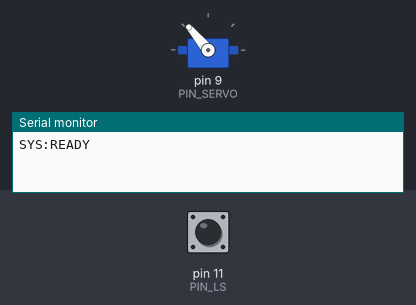
Bench run of a sketch on a simulated Arduino Uno, built with avr-gcc and run on an emulated ATmega328P. Shown: servo, the last lines printed to the serial monitor. The inputs (shaded band) are chosen by the test bench; at power-on: pin 11 (PIN_LS) HIGH.

Above: at 1.2 s.
1.3 s: pin 11 (PIN_LS) pulled LOW for 0.15 s
At 3.6 s:
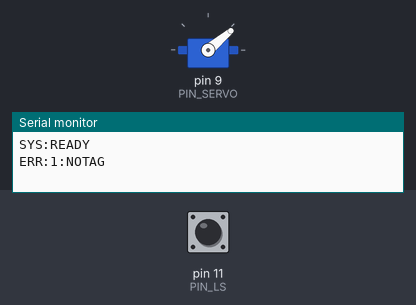
Timing chart, 0 to 5.1 s (numbered marks = the images above; inputs shaded):
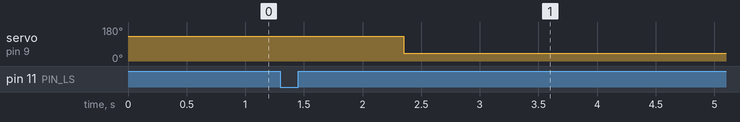

Measured:
- after the input at 1.3 s, servo on pin 9 (PIN_SERVO): 130° → 40° after 1.1 s

The sketch:

duckomat_arduino.ino
```cpp
#include <Wire.h>
#include <Servo.h>
#include <Adafruit_PN532.h>

// ==========================================
// PIN-BELEGUNG & HARDWARE KONFIGURATION
// ==========================================
#define PIN_LS 11       // Lichtschranke
#define PIN_SERVO 9    // Servo PWM Signal

// PN532 über I2C konfigurieren (A4=SDA, A5=SCL)
#define PN532_IRQ   (3)
#define PN532_RESET (4)
Adafruit_PN532 nfc(PN532_IRQ, PN532_RESET);

// ==========================================
// SERVO & KICKER EINSTELLUNGEN
// ==========================================
Servo kickerServo;

// Winkel in Grad (0-180). Diese Werte musst du in der Praxis an deine Mechanik anpassen!
const int POS_UP_LEFT = 40;   // Klöppel ist sicher oben links geparkt
const int POS_UP_RIGHT = 130; // Klöppel ist sicher oben rechts geparkt
const int POS_CENTER = 90;    // Kick-Durchgang (Mitte)

int current_pos = POS_UP_RIGHT; // Startposition
int target_kick_pos = POS_UP_LEFT;

// ==========================================
// TIMING & STATE MACHINE
// ==========================================
enum State {
  IDLE,
  READING_RFID,
  WAITING_PI,
  SWEEPING_SERVO,
  TIMING_KICK,
  KICKING
};
State currentState = IDLE;

unsigned long stateTimer = 0;
unsigned long lastSweepTime = 0;
unsigned long lastReadAttempt = 0;

// WICHTIG: Die Zeit in Millisekunden, die die Ente von der
// Lichtschranke bis unter den Klöppel braucht. (Muss getestet werden!)
const int DELAY_TILL_KICK_MS = 350;
long seqId = 0;

void setup() {
  Serial.begin(115200);

  // Lichtschranke: PULLUP bedeutet, der Pin ist standardmäßig HIGH (5V).
  // Löst die Lichtschranke aus, zieht das Modul den Pin auf LOW (0V).
  pinMode(PIN_LS, INPUT_PULLUP);

  // Servo initialisieren und in Startposition fahren
  kickerServo.attach(PIN_SERVO);
  kickerServo.write(current_pos);

  // PN532 initialisieren
  nfc.begin();
  uint32_t versiondata = nfc.getFirmwareVersion();
  if (!versiondata) {
    Serial.println("SYS:ERROR:PN532_NOT_FOUND");
    while (1); // Endlosschleife, wenn Modul fehlt
  }

  // Konfiguriere PN532, um ISO14443A (NTAG213) Tags zu lesen
  nfc.SAMConfig();
  Serial.println("SYS:READY");
}

void loop() {
  switch(currentState) {

    // ----------------------------------------------------
    // ZUSTAND 1: Warten auf eine Ente
    // ----------------------------------------------------
    case IDLE:
      // LOW bedeutet Objekt erkannt (bei den meisten IR-Modulen)
      if (digitalRead(PIN_LS) == LOW) {
        seqId++;
        stateTimer = millis();
        currentState = READING_RFID;
      }
      break;

    // ----------------------------------------------------
    // ZUSTAND 2: PN532 intensiv abfragen
    // ----------------------------------------------------
    case READING_RFID: {
      uint8_t uid[] = { 0, 0, 0, 0, 0, 0, 0 };
      uint8_t uidLength;

      // Lese-Versuch mit kurzem Timeout (z.B. 40ms pro Versuch)
      // Das blockiert den Arduino kurz, was hier aber gewollt ist.
      if (nfc.readPassiveTargetID(PN532_MIFARE_ISO14443A, uid, &uidLength, 40)) {

        // TAG GEFUNDEN! Sende an den Pi: REQ:1:04A1B2...
        Serial.print("REQ:"); Serial.print(seqId); Serial.print(":");
        for (uint8_t i=0; i < uidLength; i++) {
          if (uid[i] < 0x10) Serial.print("0"); // Führende Null für sauberes Hex-Format
          Serial.print(uid[i], HEX);
        }
        Serial.println(); // Zeilenumbruch markiert Ende der Nachricht

        stateTimer = millis();
        currentState = WAITING_PI;

      } else if (millis() - stateTimer > 200) {
        // TIMEOUT (200ms vergangen): Ente ist durch, aber kein Tag gefunden
        // Sende Fehler an den Pi, damit dieser den Kick_L/R Befehl geben kann.
        Serial.print("ERR:"); Serial.print(seqId); Serial.println(":NOTAG");
        stateTimer = millis();
        currentState = WAITING_PI;
      }
      break;
    }

    // ----------------------------------------------------
    // ZUSTAND 3: Warten auf Antwort vom Raspberry Pi
    // ----------------------------------------------------
        case WAITING_PI:
      if (Serial.available()) {
        String antwort = Serial.readStringUntil('\n');
        antwort.trim();

        if (antwort.indexOf("PASS") >= 0) {
          // WICHTIG: Warte, bis die Ente die Lichtschranke verlassen hat!
          while(digitalRead(PIN_LS) == LOW) { delay(10); }

          currentState = IDLE;
        }
        else if (antwort.indexOf("KICK_L") >= 0) {
          target_kick_pos = POS_UP_LEFT;
          if (current_pos != POS_UP_RIGHT) currentState = SWEEPING_SERVO;
          else { stateTimer = millis(); currentState = TIMING_KICK; }
        }
        else if (antwort.indexOf("KICK_R") >= 0) {
          target_kick_pos = POS_UP_RIGHT;
          if (current_pos != POS_UP_LEFT) currentState = SWEEPING_SERVO;
          else { stateTimer = millis(); currentState = TIMING_KICK; }
        }
      }
      else if (millis() - stateTimer > 500) {
        // Fallback: Kicken und Kicking-Timer starten
        target_kick_pos = POS_UP_LEFT;
        stateTimer = millis();
        currentState = TIMING_KICK;
      }
      break;

    // ----------------------------------------------------
    // ZUSTAND 4: Servo schonend in Position bringen (Materialschonung)
    // ----------------------------------------------------
    case SWEEPING_SERVO:
      // Fährt den Servo in 1-Grad-Schritten alle 4ms
      if (millis() - lastSweepTime > 4) {
        // Bestimme das Ziel der Parkposition (gegenüber der Ziel-Kick-Richtung)
        int park_pos = (target_kick_pos == POS_UP_LEFT) ? POS_UP_RIGHT : POS_UP_LEFT;
        int step = (current_pos < park_pos) ? 1 : -1;

        current_pos += step;
        kickerServo.write(current_pos);
        lastSweepTime = millis();

        if (current_pos == park_pos) {
          stateTimer = millis();
          currentState = TIMING_KICK;
        }
      }
      break;

    // ----------------------------------------------------
    // ZUSTAND 5: Warten bis die Ente auf Kick-Höhe ist
    // ----------------------------------------------------
    case TIMING_KICK:
      if (millis() - stateTimer >= DELAY_TILL_KICK_MS) {
        // JETZT! Harter Kick!
        kickerServo.write(target_kick_pos);
        current_pos = target_kick_pos;
        stateTimer = millis();
        currentState = KICKING;
      }
      break;

    // ----------------------------------------------------
    // ZUSTAND 6: Kick abschließen
    // ----------------------------------------------------
        case KICKING:
      if (millis() - stateTimer > 300) {
        // Kick ist physisch beendet.
        // Warte, bis die Ente die Lichtschranke komplett passiert hat:
        while(digitalRead(PIN_LS) == LOW) { delay(10); }

        currentState = IDLE;
      }
      break;
  }
}
```
